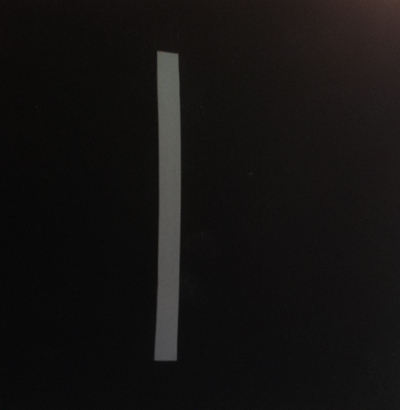
#> input picture crop.jpg, 400 x 410 px
$ python imrec.py
#> lines starting #> are read from the running program, lines starting #| are printed output that depends on the picture
from skimage import data, io, filters
import matplotlib
import numpy as np
import matplotlib.pyplot as plot

image = io.imread('crop.jpg')
#> image is the input picture: shape (410, 400, 3); mean R, G, B 20.5, 18.9, 18.1


sobel = filters.sobel(image)
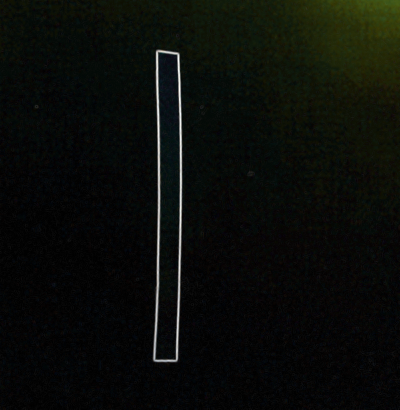
#> sobel: shape (410, 400, 3) float64; mean R, G, B 0.00699, 0.0084, 0.00604; drawn with min black and max white


io.imshow(sobel)
io.show()


"""
io.imsave("sobel.jpg", sobel)
print(sobel)
"""
